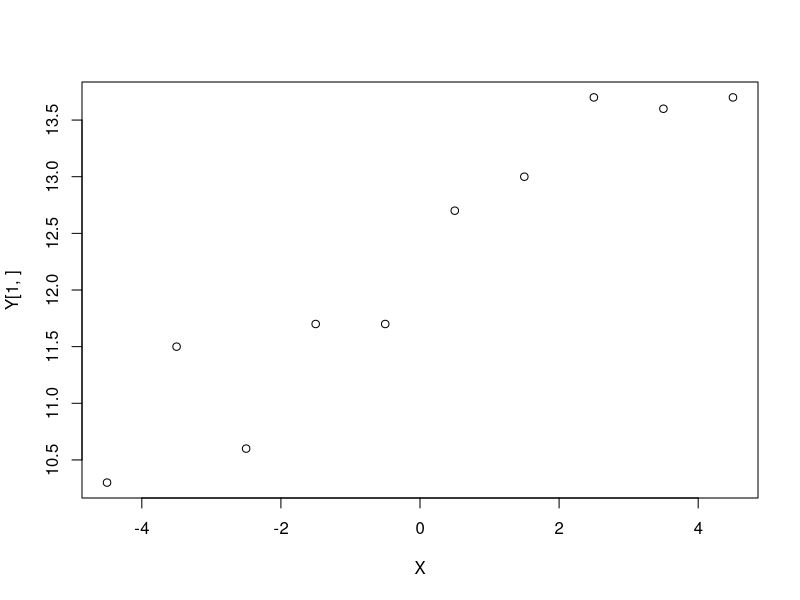
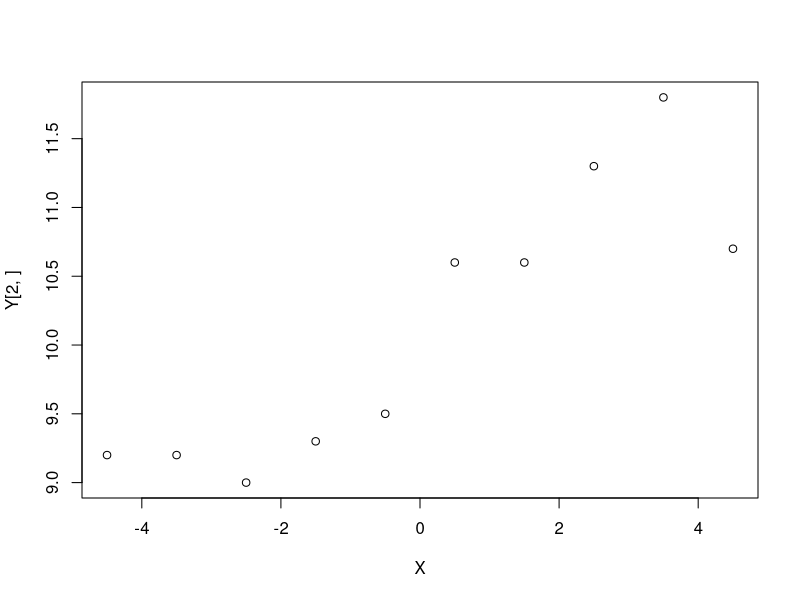
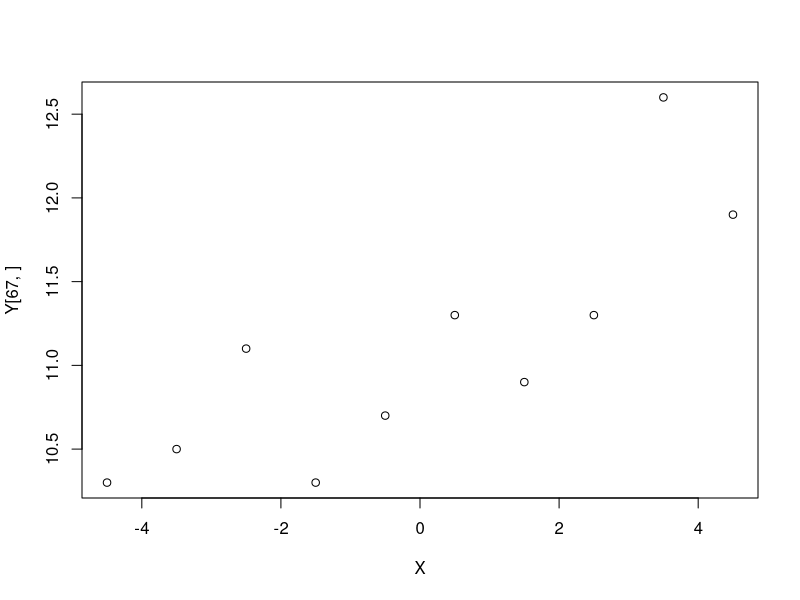
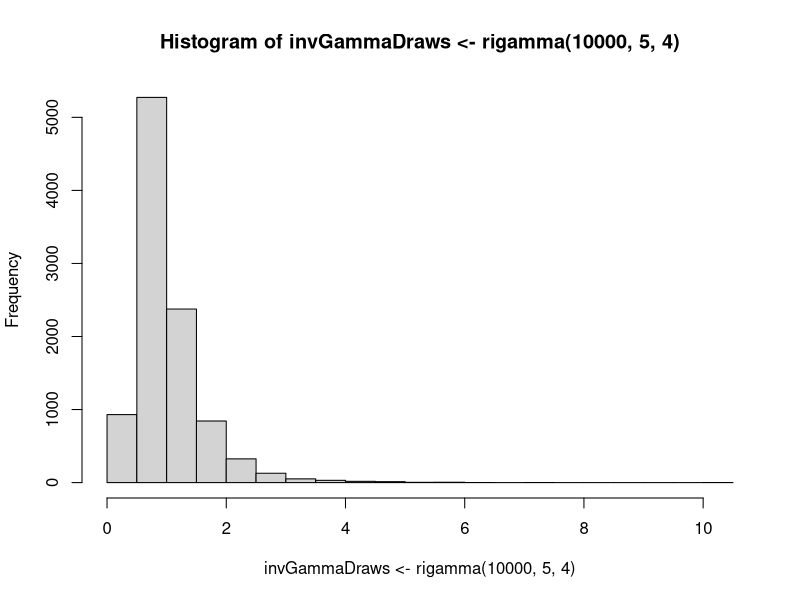
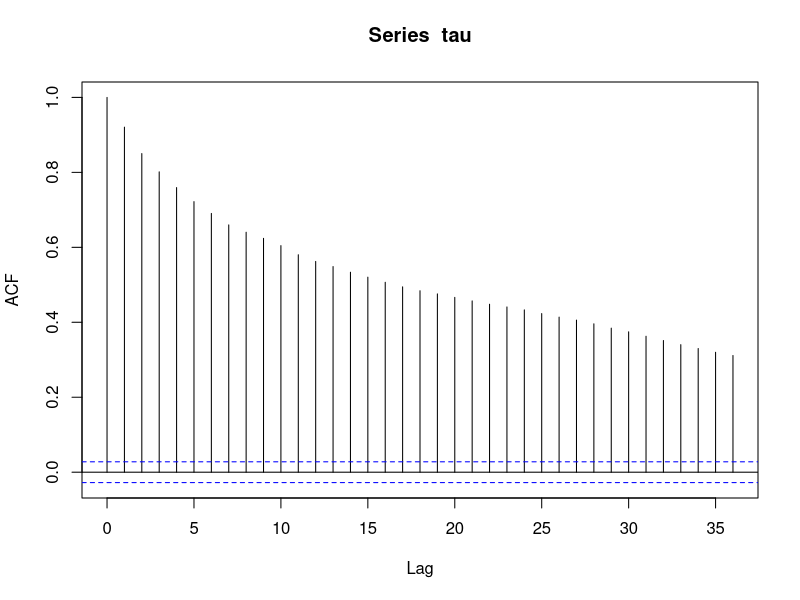

The R script that drew these images, in order:
# Stat 601
# Lab 7: hierarchical modeling
# Matt Dickenson

#setwd('/net/nfs1/s/grad/dnv2/Desktop')
setwd('~/desktop/stat601/lab7')
data=read.table('hier.txt')
dim(data)


Y = as.matrix(na.omit(data[,2:11]))
X = 1:10 - mean(1:10)

#looking at some data, which is technically cheating
plot(X,Y[1,])
plot(X,Y[2,])
plot(X,Y[67,])

#install.packages('pscl')
library(pscl)
hist(invGammaDraws<-rigamma(10000,5,4))

#setting hyperparameters
a=5
lambda=4
m0 = 12
m1 = 1
s0.sq = 1
s1.sq = 1



N=nrow(Y)
T=ncol(Y)
M=5000


beta1 = beta0 = matrix(nrow=M, ncol=nrow(Y))

##setting starting values
tau=tau0=tau1=mu0=mu1=rep(NA,M)

beta1[1,]=1
beta0[1,]=10
tau[1] = tau0[1]=tau1[1]= mu1[1] = .3; mu0[1] = 11
mui0 = mui1 = rep(NA,N)
SUMX.sq = sum(X^2)


for(k in 2:M){
  
  
  sum.for.lambda =0
  for(i in 1:N){
    sum.for.lambda = sum.for.lambda + sum(Y[i,] - beta0[k-1,i]-beta1[k-1,i]*X)^2
  }
  #sum.for.lambda
  tau[k] =rigamma(1, N*T/2+a, 1/2*sum.for.lambda+lambda)
  
  
  
  sum.for.lambda0 =0
  for(i in 1:N){
    sum.for.lambda0 = sum.for.lambda0 + sum(beta0[k-1,i] - mu0[k-1])^2
  }
  tau0[k] =rigamma(1, N/2+a, 1/2*sum.for.lambda0+lambda)
  
  
  sum.for.lambda1 =0
  for(i in 1:N){
    sum.for.lambda1 = sum.for.lambda1 + sum(beta1[k-1,i] - mu1[k-1])^2
  }
  tau1[k] =rigamma(1, N/2+a, 1/2*sum.for.lambda1+lambda) 
  
  
  sigstar<-(N/tau0[k] + 1/s0.sq)^(-1/2)
  mustar<- (sum(beta0[k-1,])/tau0[k] + m0/s0.sq )*sigstar^2
  mu0[k] = rnorm(1, mustar, sigstar)
  
  
  sigstar<-(N/tau1[k] + 1/s1.sq)^(-1/2)
  mustar<- (sum(beta1[k-1,])/tau1[k] + m1/s1.sq )*sigstar^2
  mu1[k] = rnorm(1, mustar, sigstar)
  
  
  
  ### Fill in the blanks  
  
  sigmai0= ( (tau[k] + tau0[k]*T) / (tau[k] * tau0[k]) )^(-1/2)
  for(i in 1:N){
    mui0[i] =  (mu0[k]/tau0[k]) + (sum(Y[i,])-beta1[k-1,i]*sum(X))/tau[k]
  }
  beta0[k,] = rnorm(N, mui0*sigmai0^2, sigmai0)
  
  sigmai1 = (SUMX.sq/tau[k]+ 1/tau1[k] )^(-1/2)
  # SUMX.sq = sum(X^2) is defined above (outside of loop)
  for(i in 1:N){
    mui1[i] = ( (beta0[k, i]*sum(X) + sum(X*Y[i,]))/tau[k] + mu1[k]/tau1[k])
  }
  beta1[k,] = rnorm(N, mui1*sigmai1^2, sigmai1)
  
  if(k%%1000==0){print(k)}
}

mu1postburn <- mu1[-(1:1000)]
tau1postburn <- tau1[-(1:1000)]
beta1pred <- rnorm(4000, mu1postburn, sqrt(tau1postburn))
mean(beta1pred>.5)

acf(tau)
